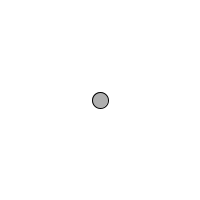
Frame 1 (no input)
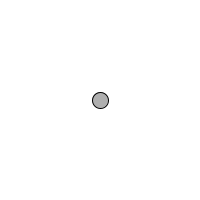
Frame 60 (the mouse pressed at the canvas centre just before this capture)
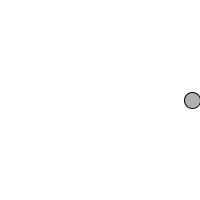
Frame 120 (the mouse held since frame 60 and released just before this capture)

The Processing sketch that drew these frames (run headless with seeded random() and noise(); from frame 60 on, the mouse is pressed at the canvas centre):

// Processing sketch: mover_force_work
// ── mover_force_work.pde
class Mover {
 
  PVector location;
  PVector velocity;
  PVector acceleration;
  float topspeed;
  float mass;
  
  void update() {

    velocity.add(acceleration);
    velocity.limit(topspeed);
    location.add(velocity);
    
    acceleration.mult(0);
  }
  
  void display() {
    stroke(0);
    fill(175);
    ellipse(location.x, location.y, 16, 16);
  }
  
  Mover() {
    location = new PVector(width/2, height/2);
    velocity = new PVector(0,0);
    acceleration = new PVector(0,0);
    topspeed = 15;
    mass = 10.0;
  }
  
  void checkEdges() {
    if (location.x > width) {
      location.x = 0;
    }
    else if (location.x < 0) {
      location.x = width;
    }
    if (location.y > height) {
      location.y = 0;
    }
    else if (location.y < 0) {
      location.y = height;
    }
  }
  
  void applyForce(PVector force) {
    PVector f = force.get(); // get a copy of the input so that i dont change the value of the input
    f.div(mass); // divide the force by the mass however doing this would affect the value of the input. as such i want to make a copy
    acceleration.add(f); // then you add the force to the acceleration. reason is acceleariton = force / mass
  }

}

Mover mover;

void setup() {
  size(200, 200);
  smooth();
  mover = new Mover();
}

void draw() {
  background(255);
  if(mousePressed) {
    PVector wind = new PVector(0.5, 0);
    mover.applyForce(wind);
  }
  else {
    mover.applyForce(new PVector(.001, 0));
  }
  mover.update();
  mover.checkEdges();
  mover.display();
}
